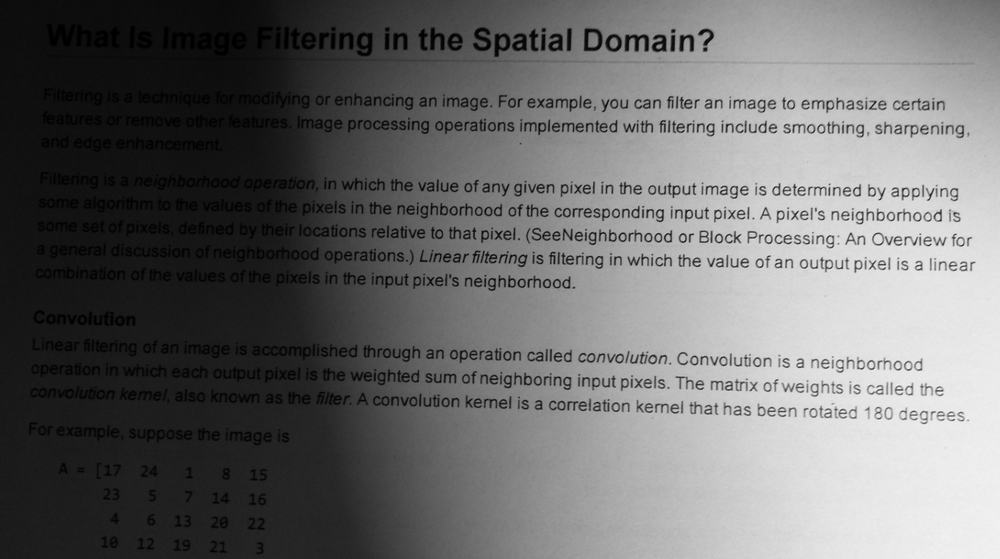
#> input picture images/page.png, 1000 x 559 px, shrunk from 1526 x 853 before the run
$ python '#15_thresholding.py'   (older library calls are emulated)
#> lines starting #> are read from the running program, lines starting #| are printed output that depends on the picture; after the words box and inside, x2 and y2 are one past the last pixel; in counts of white or black regions, pixels touching at a corner belong together
import cv2
import numpy as np

# pip install mahotas
# conda install -c conda-forge mahotas
import mahotas

Win_NAME = "Thresholding"
cv2.namedWindow(Win_NAME)
TB_T = "T"
TB_INVERSE = "Inverse"
TB_Blur = "Use Blur"
TB_Mean = "Mean"
TB_C = "C"
TB_SAVE = "Save"
TB_Block_Size = "Block Size"


def do_nothing(x):
    pass


image = cv2.cvtColor(cv2.imread("images/page.png"), cv2.COLOR_BGR2GRAY)
#> image: shape (559, 1000); min 0, max 246, mean 109.8

# image = cv2.cvtColor(cv2.imread("images/number.png"), cv2.COLOR_BGR2GRAY)
# image = np.hstack((image, image, image, image, image))

blurred = cv2.GaussianBlur(image, (17, 17), 0)
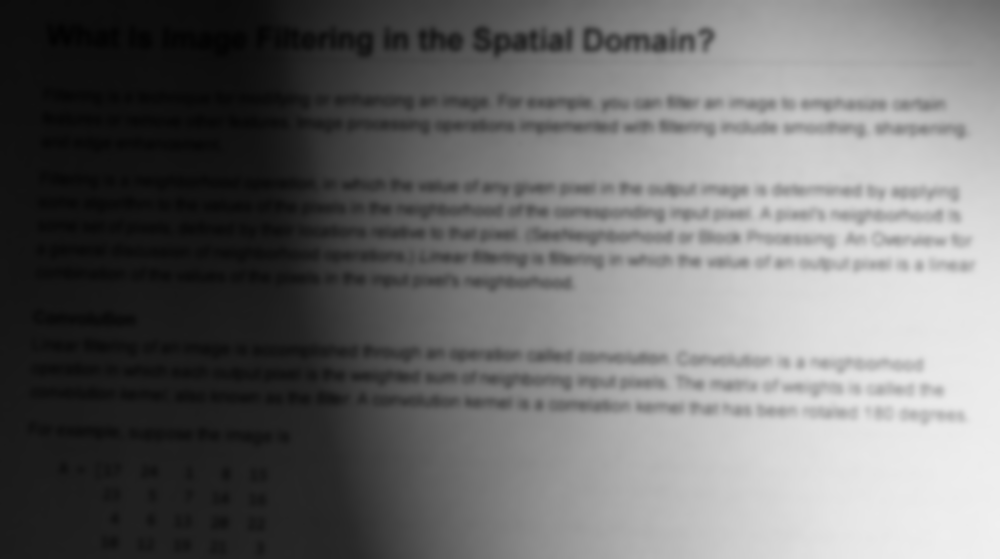
#> blurred: shape (559, 1000); min 3, max 240, mean 109.8
# blurred = cv2.bilateralFilter(image, 10, 31, 31)

# cv2.imshow("Original ---> Blurred", np.hstack((image, blurred)))

#!-----------------------------------------------------------------------!#


#?################################
###? Simple Thresolding ###
#?################################

def global_thresholding(T, inverse=False, use_blur=False):
    if inverse:
        if use_blur:
            _, b_inv_img = cv2.threshold(
                blurred, T, 255, cv2.THRESH_BINARY_INV)
            return b_inv_img
            # cv2.imshow("Blur INV Global", b_inv_img)
        else:
            _, t_inv_img = cv2.threshold(image, T, 255, cv2.THRESH_BINARY_INV)
            return t_inv_img
            # cv2.imshow("Blur INV Global", t_inv_img)

    else:
        if use_blur:
            _, b_img = cv2.threshold(blurred, T, 255, cv2.THRESH_BINARY)
            return b_img
            # cv2.imshow("Blur Global", t_img)
        else:
            _, t_img = cv2.threshold(image, T, 255, cv2.THRESH_BINARY)
            return t_img
            # [62 lines of commented-out code are left out]


def adaptive_thresholding(use_blur=False, mean=True, inverse=False, blockSize=11, C=5):
#> called with use_blur = False, mean = False, inverse = False, blockSize = 11, C = 5
    if mean:
        if inverse:
            if use_blur:
                b_atm_inv = cv2.adaptiveThreshold(blurred,
                                                  255, cv2.ADAPTIVE_THRESH_MEAN_C,
                                                  cv2.THRESH_BINARY_INV, blockSize, C)

                return b_atm_inv

            else:
                atm_inv = cv2.adaptiveThreshold(image,
                                                255, cv2.ADAPTIVE_THRESH_MEAN_C,
                                                cv2.THRESH_BINARY_INV, blockSize, C)
                return atm_inv

        else:
            if use_blur:
                b_atm = cv2.adaptiveThreshold(blurred,
                                              255, cv2.ADAPTIVE_THRESH_MEAN_C,
                                              cv2.THRESH_BINARY, blockSize, C)

                return b_atm

            else:
                atm = cv2.adaptiveThreshold(image,
                                            255, cv2.ADAPTIVE_THRESH_MEAN_C,
                                            cv2.THRESH_BINARY, blockSize, C)

                return atm

    else:
        if inverse:
            if use_blur:
                b_atg_inv = cv2.adaptiveThreshold(blurred,
                                                  255, cv2.ADAPTIVE_THRESH_GAUSSIAN_C,
                                                  cv2.THRESH_BINARY_INV, blockSize, C)

                return b_atg_inv

            else:
                atg_inv = cv2.adaptiveThreshold(image,
                                                255, cv2.ADAPTIVE_THRESH_GAUSSIAN_C,
                                                cv2.THRESH_BINARY_INV, blockSize, C)

                return atg_inv

        else:
            if use_blur:
                b_atg = cv2.adaptiveThreshold(blurred,
                                              255, cv2.ADAPTIVE_THRESH_GAUSSIAN_C,
                                              cv2.THRESH_BINARY, blockSize, C)
                return b_atg

            else:
                atg = cv2.adaptiveThreshold(blurred,
                                            255, cv2.ADAPTIVE_THRESH_GAUSSIAN_C,
                                            cv2.THRESH_BINARY, blockSize, C)
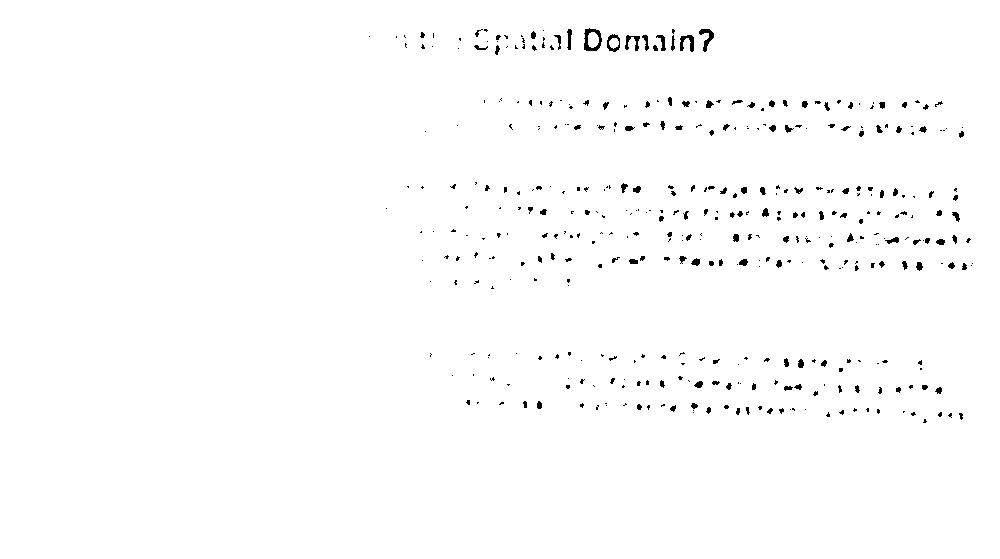
#> atg: shape (559, 1000); 98.9% white; 416 black regions (301 under 20 px), largest, box (x1, y1, x2, y2) and area: (584, 28, 602, 51) 202, (699, 29, 714, 52) 140, (680, 35, 694, 52) 131
                return atg


cv2.createTrackbar(TB_Block_Size, Win_NAME, 11, 50, do_nothing)
cv2.setTrackbarMin(TB_Block_Size, Win_NAME, 3)

cv2.createTrackbar(TB_C, Win_NAME, 5, 30, do_nothing)
cv2.createTrackbar(TB_Mean, Win_NAME, 0, 1, do_nothing)
cv2.createTrackbar(TB_INVERSE, Win_NAME, 0, 1, do_nothing)
cv2.createTrackbar(TB_Blur, Win_NAME, 0, 1, do_nothing)
cv2.createTrackbar(TB_SAVE, Win_NAME, 0, 1, do_nothing)

#* Examine ADAPTIVE THRESHOLDING  #
while(True):
    inv = cv2.getTrackbarPos(TB_INVERSE, Win_NAME)
    blur = cv2.getTrackbarPos(TB_Blur, Win_NAME)
    mean = cv2.getTrackbarPos(TB_Mean, Win_NAME)
    c = cv2.getTrackbarPos(TB_C, Win_NAME)

    size = cv2.getTrackbarPos(TB_Block_Size, Win_NAME)
    if size % 2 == 0:
        size += 1

    threshold_image = adaptive_thresholding(mean=bool(mean), inverse=bool(inv),
                                            use_blur=bool(blur), blockSize=size, C=c)

    save = cv2.getTrackbarPos(TB_SAVE, Win_NAME)
    if save:
        cv2.imwrite("images/modified.png", threshold_image)
        break

    key = cv2.waitKey(1)
#> (key Esc is pressed here)
    if key == 27:
        break

    cv2.imshow(Win_NAME, threshold_image)

$ run again, with images/number.PNG copied over images/page.png
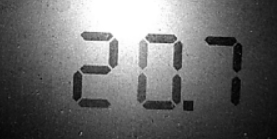
#> input picture images/number.PNG, 277 x 139 px
#> `blurred = cv2.GaussianBlur(image, (17, 17), 0)`:
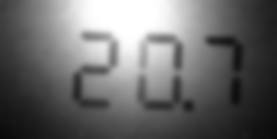
#> blurred: shape (139, 277); min 10, max 255, mean 106.3
#> in adaptive_thresholding, `atg = cv2.adaptiveThreshold(blurred, 255, cv2.ADAPTIVE_THRESH_GAUSSIAN..`:
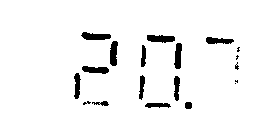
#> atg: shape (139, 277); 95.8% white; 19 black regions (6 under 20 px), largest, box (x1, y1, x2, y2) and area: (147, 35, 175, 43) 174, (81, 32, 111, 40) 173, (110, 41, 118, 66) 160

$ run again, with images/channels.png copied over images/page.png
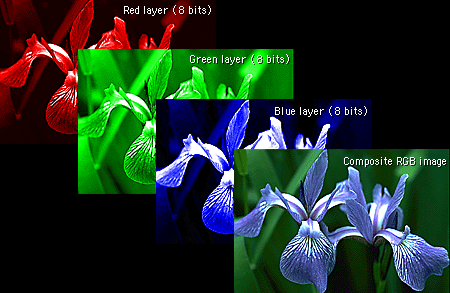
#> input picture images/channels.png, 450 x 293 px
#> `blurred = cv2.GaussianBlur(image, (17, 17), 0)`:
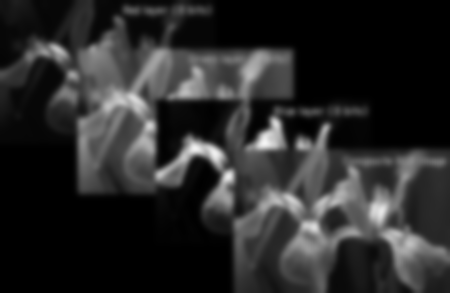
#> blurred: shape (293, 450); min 0, max 244, mean 41.2
#> in adaptive_thresholding, `atg = cv2.adaptiveThreshold(blurred, 255, cv2.ADAPTIVE_THRESH_GAUSSIAN..`:
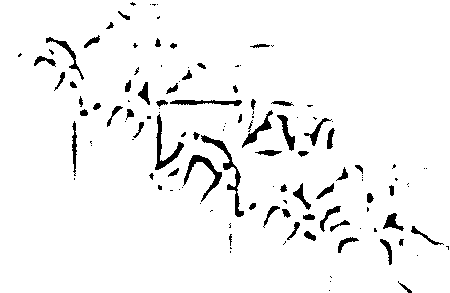
#> atg: shape (293, 450); 95.3% white; 126 black regions (65 under 20 px), largest, box (x1, y1, x2, y2) and area: (201, 135, 244, 217) 507, (183, 155, 222, 202) 413, (155, 114, 184, 170) 398
